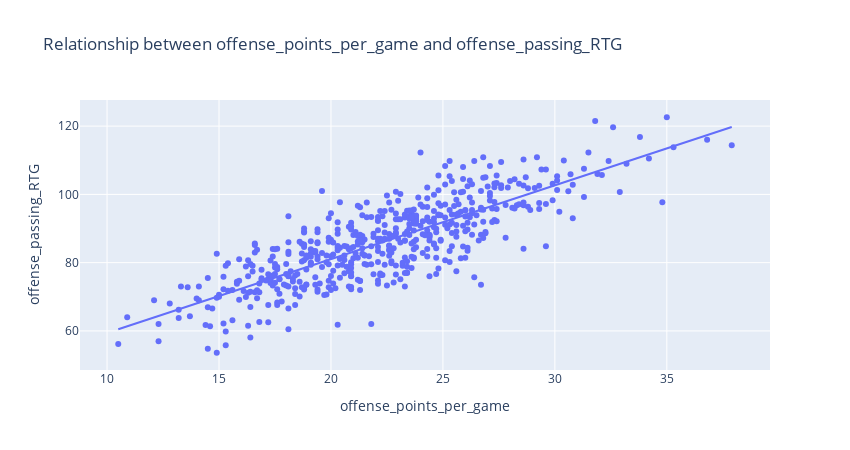
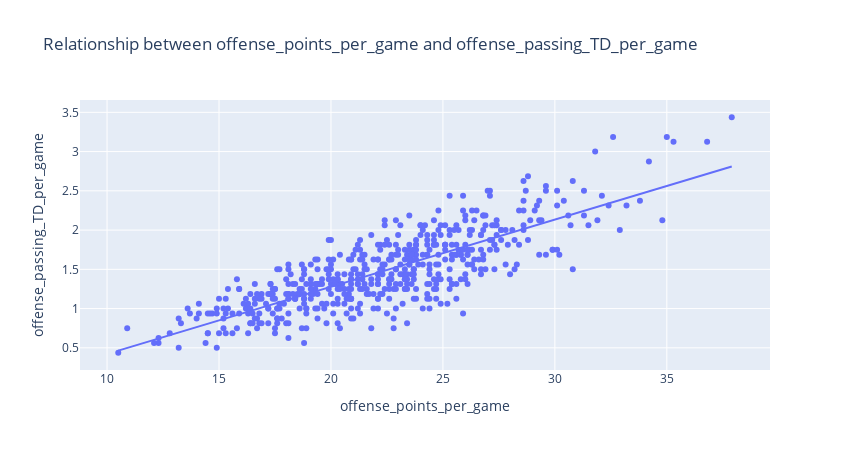
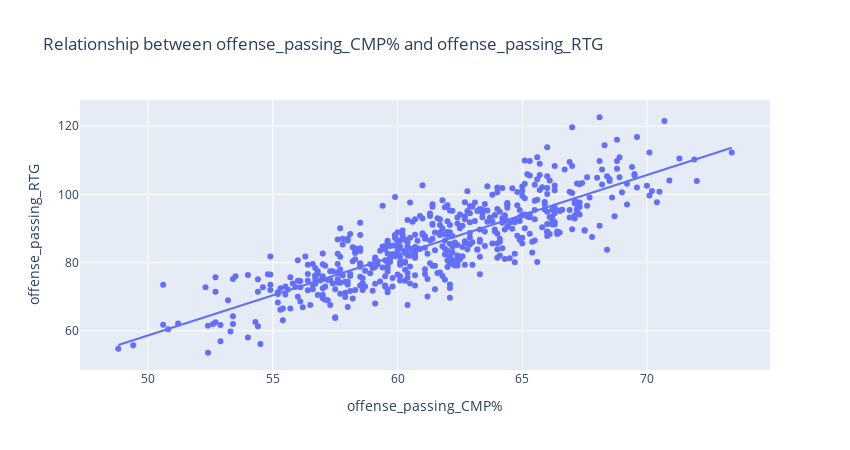
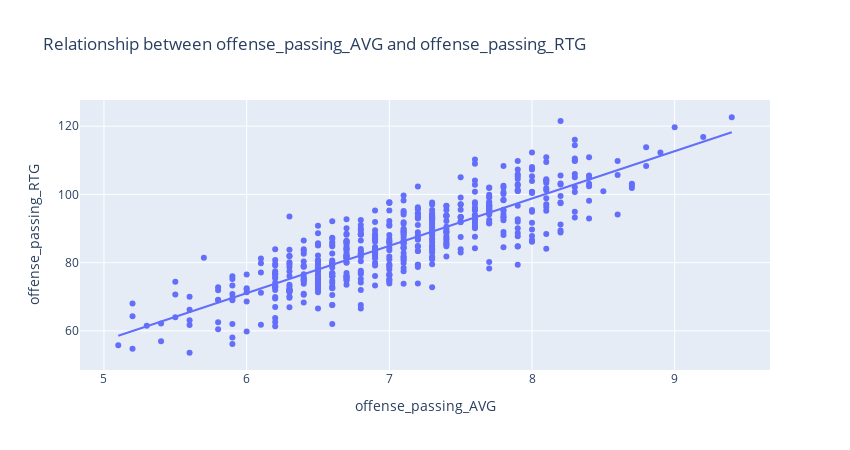

Notebook code for these charts, in order:
### Code cell
for x, y in zip(correls.level_0, correls.level_1):
    plot_co_relationship_between_feats(x, y)

### Figure 1 — Plotly figure (JSON) as saved in the notebook; plotly's stock layout.template omitted (floating-point values rounded to 4 significant figures; data arrays with more than 128 entries replaced by an {"elided": "..."} marker saying what was removed)
{"data": [{"customdata": {"elided": "544x2 mixed values"}, "hovertemplate": "offense_points_per_game=%{x}<br>offense_passing_RTG=%{y}<br>Team=%{customdata[0]}<br>Season=%{customdata[1]}<extra></extra>", "legendgroup": "", "marker": {"color": "#636efa", "symbol": "circle"}, "mode": "markers", "name": "", "orientation": "v", "showlegend": false, "type": "scatter", "x": {"elided": "544 float values"}, "xaxis": "x", "y": {"elided": "544 float values"}, "yaxis": "y"}, {"hovertemplate": "<b>OLS trendline</b><br>offense_passing_RTG = 2.16238 * offense_points_per_game + 37.7855<br>R<sup>2</sup>=0.657308<br><br>offense_points_per_game=%{x}<br>offense_passing_RTG=%{y} <b>(trend)</b><extra></extra>", "legendgroup": "", "marker": {"color": "#636efa", "symbol": "circle"}, "mode": "lines", "name": "", "showlegend": false, "type": "scatter", "x": {"elided": "544 float values"}, "xaxis": "x", "y": {"elided": "544 float values"}, "yaxis": "y"}], "layout": {"height": 450, "legend": {"tracegroupgap": 0}, "showlegend": false, "title": {"text": "Relationship between offense_points_per_game and offense_passing_RTG"}, "width": 850, "xaxis": {"anchor": "y", "domain": [0, 1], "title": {"text": "offense_points_per_game"}}, "yaxis": {"anchor": "x", "domain": [0, 1], "title": {"text": "offense_passing_RTG"}}}}

### Figure 2 — Plotly figure (JSON) as saved in the notebook; plotly's stock layout.template omitted (floating-point values rounded to 4 significant figures; data arrays with more than 128 entries replaced by an {"elided": "..."} marker saying what was removed)
{"data": [{"customdata": {"elided": "544x2 mixed values"}, "hovertemplate": "offense_points_per_game=%{x}<br>offense_passing_TD_per_game=%{y}<br>Team=%{customdata[0]}<br>Season=%{customdata[1]}<extra></extra>", "legendgroup": "", "marker": {"color": "#636efa", "symbol": "circle"}, "mode": "markers", "name": "", "orientation": "v", "showlegend": false, "type": "scatter", "x": {"elided": "544 float values"}, "xaxis": "x", "y": {"elided": "544 float values"}, "yaxis": "y"}, {"hovertemplate": "<b>OLS trendline</b><br>offense_passing_TD_per_game = 0.0856242 * offense_points_per_game + -0.434182<br>R<sup>2</sup>=0.648516<br><br>offense_points_per_game=%{x}<br>offense_passing_TD_per_game=%{y} <b>(trend)</b><extra></extra>", "legendgroup": "", "marker": {"color": "#636efa", "symbol": "circle"}, "mode": "lines", "name": "", "showlegend": false, "type": "scatter", "x": {"elided": "544 float values"}, "xaxis": "x", "y": {"elided": "544 float values"}, "yaxis": "y"}], "layout": {"height": 450, "legend": {"tracegroupgap": 0}, "showlegend": false, "title": {"text": "Relationship between offense_points_per_game and offense_passing_TD_per_game"}, "width": 850, "xaxis": {"anchor": "y", "domain": [0, 1], "title": {"text": "offense_points_per_game"}}, "yaxis": {"anchor": "x", "domain": [0, 1], "title": {"text": "offense_passing_TD_per_game"}}}}

### Figure 3 — Plotly figure (JSON) as saved in the notebook; plotly's stock layout.template omitted (floating-point values rounded to 4 significant figures; data arrays with more than 128 entries replaced by an {"elided": "..."} marker saying what was removed)
{"data": [{"customdata": {"elided": "544x2 mixed values"}, "hovertemplate": "offense_passing_CMP%=%{x}<br>offense_passing_RTG=%{y}<br>Team=%{customdata[0]}<br>Season=%{customdata[1]}<extra></extra>", "legendgroup": "", "marker": {"color": "#636efa", "symbol": "circle"}, "mode": "markers", "name": "", "orientation": "v", "showlegend": false, "type": "scatter", "x": {"elided": "544 float values"}, "xaxis": "x", "y": {"elided": "544 float values"}, "yaxis": "y"}, {"hovertemplate": "<b>OLS trendline</b><br>offense_passing_RTG = 2.34835 * offense_passing_CMP% + -58.7264<br>R<sup>2</sup>=0.705595<br><br>offense_passing_CMP%=%{x}<br>offense_passing_RTG=%{y} <b>(trend)</b><extra></extra>", "legendgroup": "", "marker": {"color": "#636efa", "symbol": "circle"}, "mode": "lines", "name": "", "showlegend": false, "type": "scatter", "x": {"elided": "544 float values"}, "xaxis": "x", "y": {"elided": "544 float values"}, "yaxis": "y"}], "layout": {"height": 450, "legend": {"tracegroupgap": 0}, "showlegend": false, "title": {"text": "Relationship between offense_passing_CMP% and offense_passing_RTG"}, "width": 850, "xaxis": {"anchor": "y", "domain": [0, 1], "title": {"text": "offense_passing_CMP%"}}, "yaxis": {"anchor": "x", "domain": [0, 1], "title": {"text": "offense_passing_RTG"}}}}

### Figure 4 — Plotly figure (JSON) as saved in the notebook; plotly's stock layout.template omitted (floating-point values rounded to 4 significant figures; data arrays with more than 128 entries replaced by an {"elided": "..."} marker saying what was removed)
{"data": [{"customdata": {"elided": "544x2 mixed values"}, "hovertemplate": "offense_passing_AVG=%{x}<br>offense_passing_RTG=%{y}<br>Team=%{customdata[0]}<br>Season=%{customdata[1]}<extra></extra>", "legendgroup": "", "marker": {"color": "#636efa", "symbol": "circle"}, "mode": "markers", "name": "", "orientation": "v", "showlegend": false, "type": "scatter", "x": {"elided": "544 float values"}, "xaxis": "x", "y": {"elided": "544 float values"}, "yaxis": "y"}, {"hovertemplate": "<b>OLS trendline</b><br>offense_passing_RTG = 13.8584 * offense_passing_AVG + -12.0784<br>R<sup>2</sup>=0.721750<br><br>offense_passing_AVG=%{x}<br>offense_passing_RTG=%{y} <b>(trend)</b><extra></extra>", "legendgroup": "", "marker": {"color": "#636efa", "symbol": "circle"}, "mode": "lines", "name": "", "showlegend": false, "type": "scatter", "x": {"elided": "544 float values"}, "xaxis": "x", "y": {"elided": "544 float values"}, "yaxis": "y"}], "layout": {"height": 450, "legend": {"tracegroupgap": 0}, "showlegend": false, "title": {"text": "Relationship between offense_passing_AVG and offense_passing_RTG"}, "width": 850, "xaxis": {"anchor": "y", "domain": [0, 1], "title": {"text": "offense_passing_AVG"}}, "yaxis": {"anchor": "x", "domain": [0, 1], "title": {"text": "offense_passing_RTG"}}}}
